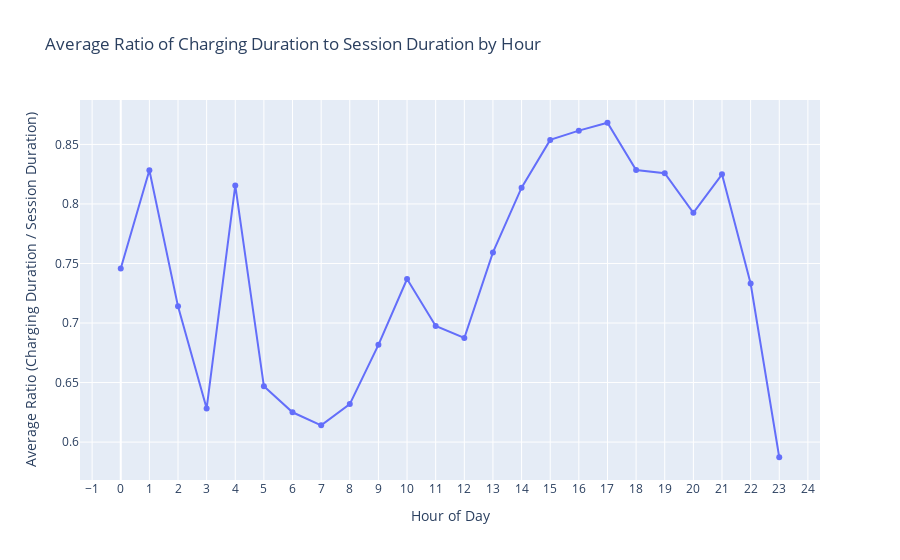

Here is the notebook cell this chart was saved with:
### Code cell
import plotly.express as px

# Compute the ratio between charging duration and session duration
df['charging_ratio'] = df['charging_duration'] / df['session_duration']

# Group data by the shifted 'hour' and calculate the average ratio per hour
ratio_by_hour = df.groupby('hour')['charging_ratio'].mean().reset_index()

# Create a line plot to visualize the average ratio by hour
fig_ratio = px.line(ratio_by_hour, x='hour', y='charging_ratio', markers=True,
                    labels={'hour': 'Hour of Day', 
                            'charging_ratio': 'Average Ratio (Charging Duration / Session Duration)'},
                    title='Average Ratio of Charging Duration to Session Duration by Hour')
fig_ratio.update_layout(xaxis=dict(tickmode='linear', tick0=0, dtick=1))
fig_ratio.show()

print("\nAverage Ratio of Charging Duration to Session Duration by Hour:")
print(ratio_by_hour.sort_values('hour'))

### Figure 1 — Plotly figure (JSON) as saved in the notebook; plotly's stock layout.template omitted (floating-point values rounded to 4 significant figures)
{"data": [{"hovertemplate": "Hour of Day=%{x}<br>Average Ratio (Charging Duration / Session Duration)=%{y}<extra></extra>", "legendgroup": "", "line": {"color": "#636efa", "dash": "solid"}, "marker": {"symbol": "circle"}, "mode": "lines+markers", "name": "", "orientation": "v", "showlegend": false, "type": "scatter", "x": [0, 1, 2, 3, 4, 5, 6, 7, 8, 9, 10, 11, 12, 13, 14, 15, 16, 17, 18, 19, 20, 21, 22, 23], "xaxis": "x", "y": [0.7458, 0.8284, 0.714, 0.6283, 0.8155, 0.6468, 0.625, 0.614, 0.6319, 0.6817, 0.737, 0.6975, 0.6874, 0.7593, 0.8137, 0.8538, 0.8616, 0.8682, 0.8284, 0.8259, 0.7925, 0.8249, 0.7332, 0.5873], "yaxis": "y"}], "layout": {"legend": {"tracegroupgap": 0}, "title": {"text": "Average Ratio of Charging Duration to Session Duration by Hour"}, "xaxis": {"anchor": "y", "domain": [0, 1], "dtick": 1, "tick0": 0, "tickmode": "linear", "title": {"text": "Hour of Day"}}, "yaxis": {"anchor": "x", "domain": [0, 1], "title": {"text": "Average Ratio (Charging Duration / Session Duration)"}}}}
